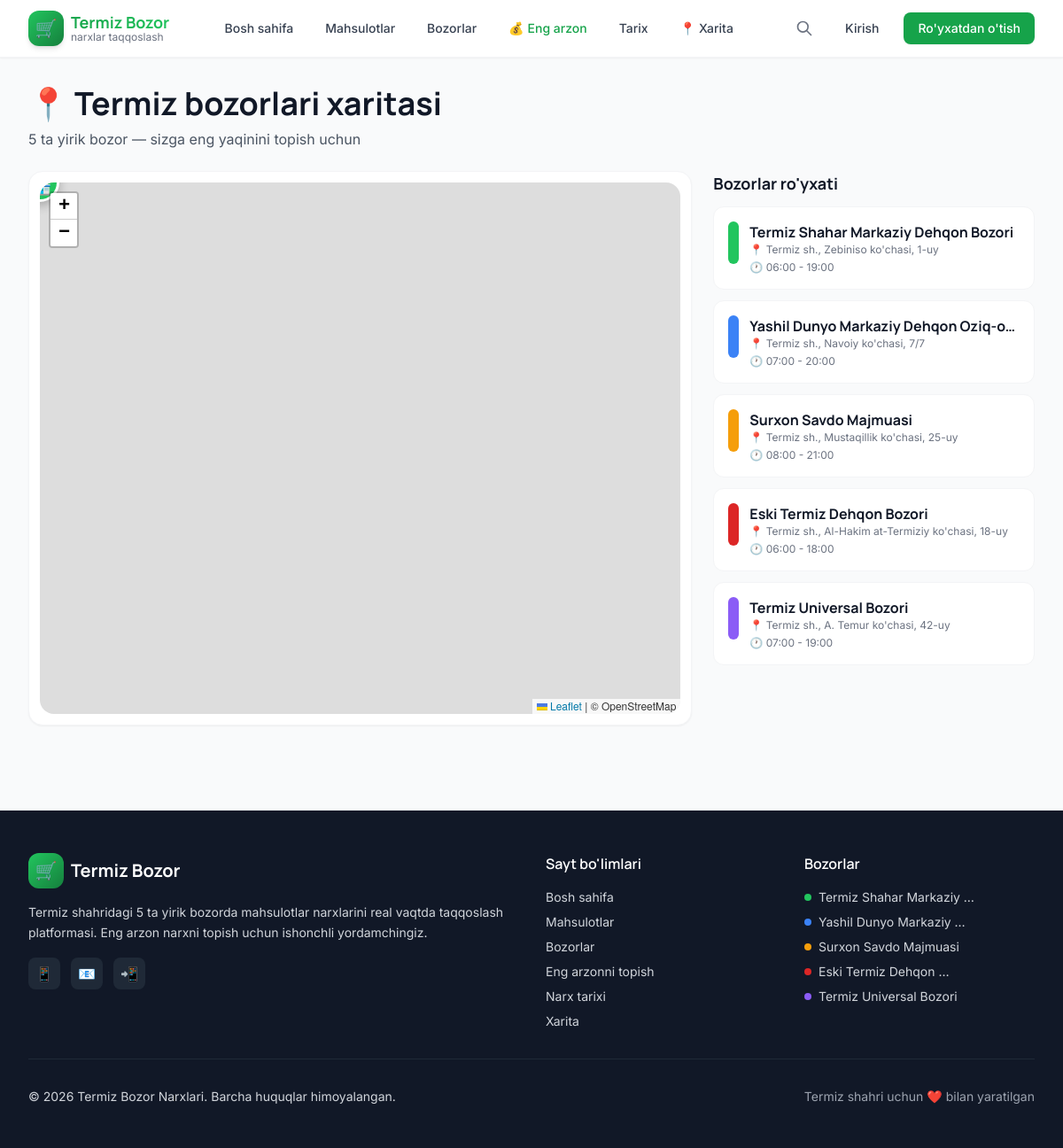
The app's page /bozorlar/xarita/ with its own data.
### apps/markets/models.py (models this page shows, shortened)
class Market(models.Model):
    name = models.CharField(max_length=200, verbose_name='Bozor nomi')
    slug = models.SlugField(max_length=220, unique=True, blank=True)
    address = models.CharField(max_length=300, verbose_name='Manzil')
    description = models.TextField(blank=True, verbose_name='Tavsif')
    latitude = models.DecimalField(
        max_digits=10, decimal_places=7,
        verbose_name='Kenglik (latitude)',
        help_text='Termiz uchun: 37.22 atrofida'
    )
    longitude = models.DecimalField(
        max_digits=10, decimal_places=7,
        verbose_name='Uzunlik (longitude)',
        help_text='Termiz uchun: 67.27 atrofida'
    )
    working_hours = models.CharField(
        max_length=100,
        default='06:00 - 19:00',
        verbose_name='Ish vaqti'
    )
    phone = models.CharField(max_length=30, blank=True, verbose_name='Telefon')
    image = models.ImageField(
        upload_to='markets/',
        blank=True, null=True,
        verbose_name='Bozor rasmi'
    )
    color = models.CharField(
        max_length=7,
        default='#22c55e',
        help_text='Hex rang kodi (masalan #22c55e)',
        verbose_name='Bozor rangi (taqqoslash uchun)'
    )
    is_active = models.BooleanField(default=True, verbose_name='Faol')
    order = models.IntegerField(default=0, verbose_name='Tartib')
    created_at = models.DateTimeField(auto_now_add=True)
    updated_at = models.DateTimeField(auto_now=True)
    class Meta:
        verbose_name = 'Bozor'
        verbose_name_plural = 'Bozorlar'
        ordering = ['order', 'name']
    def get_absolute_url(self):
        return reverse('markets:detail', kwargs={'slug': self.slug})

### apps/markets/views.py (the view)
# urls.py: path('xarita/', views.map_view, name='map'),
def map_view(request):
    markets = Market.objects.filter(is_active=True)
    return render(request, 'markets/map.html', {
        'markets': markets,
    })

### apps/core/context_processors.py (called while the page is built)
def global_context(request):
    return {
        'site_name': getattr(settings, 'SITE_NAME', 'Termiz Bozor'),
        'nav_categories': Category.objects.all()[:8],
        'nav_markets': Market.objects.filter(is_active=True),
    }

### templates/markets/map.html (shortened to what this page needs)
{% extends 'base.html' %}
{% block content %}
<div class="max-w-7xl mx-auto px-4 sm:px-6 lg:px-8 py-8">
    <div class="mb-6">
        <h1 class="font-display text-3xl md:text-4xl font-bold text-gray-900 mb-2">
            📍 Termiz bozorlari xaritasi
        </h1>
        <p class="text-gray-600">{{ markets.count }} ta yirik bozor — sizga eng yaqinini topish uchun</p>
    </div>
    <div class="grid grid-cols-1 lg:grid-cols-3 gap-6">
        <div class="lg:col-span-2">
            <div class="bg-white rounded-2xl shadow-sm border border-gray-100 p-3">
                <div id="main-map" style="height: 600px; border-radius: 1rem;"></div>
            </div>
        </div>
        <div class="space-y-3">
            <h3 class="font-bold text-lg text-gray-900 mb-3">Bozorlar ro'yxati</h3>
            {% for market in markets %}
                <a href="{{ market.get_absolute_url }}" data-lat="{{ market.latitude }}" data-lng="{{ market.longitude }}" data-name="{{ market.name }}"
                   class="market-item card-hover block bg-white rounded-xl p-4 border border-gray-100 hover:border-primary-300">
                    <div class="flex items-start gap-3">
                        <div class="w-3 h-12 rounded-full flex-shrink-0" style="background: {{ market.color }}"></div>
                        <div class="flex-1 min-w-0">
                            <h4 class="font-bold text-gray-900 truncate">{{ market.name }}</h4>
                            <p class="text-xs text-gray-500 truncate">📍 {{ market.address }}</p>
                            <p class="text-xs text-gray-500 mt-1">🕐 {{ market.working_hours }}</p>
                        </div>
                    </div>
                </a>
            {% endfor %}
        </div>
    </div>
</div>
{% endblock %}

### templates/partials/footer.html
<footer class="bg-gray-900 text-gray-300 mt-16">
    <div class="max-w-7xl mx-auto px-4 sm:px-6 lg:px-8 py-12">
        <div class="grid grid-cols-1 md:grid-cols-4 gap-8">
            <div class="md:col-span-2">
                <div class="flex items-center gap-2 mb-4">
                    <div class="w-10 h-10 bg-gradient-to-br from-primary-500 to-primary-700 rounded-xl flex items-center justify-center text-white text-xl font-bold">🛒</div>
                    <span class="font-display font-bold text-xl text-white">Termiz Bozor</span>
                </div>
                <p class="text-sm leading-relaxed mb-4">
                    Termiz shahridagi 5 ta yirik bozorda mahsulotlar narxlarini real vaqtda
                    taqqoslash platformasi. Eng arzon narxni topish uchun ishonchli yordamchingiz.
                </p>
                <div class="flex gap-3">
                    <a href="#" class="w-9 h-9 bg-gray-800 hover:bg-primary-600 rounded-lg flex items-center justify-center transition">📱</a>
                    <a href="#" class="w-9 h-9 bg-gray-800 hover:bg-primary-600 rounded-lg flex items-center justify-center transition">📧</a>
                    <a href="#" class="w-9 h-9 bg-gray-800 hover:bg-primary-600 rounded-lg flex items-center justify-center transition">📲</a>
                </div>
            </div>
            <div>
                <h4 class="text-white font-semibold mb-4">Sayt bo'limlari</h4>
                <ul class="space-y-2 text-sm">
                    <li><a href="{% url 'core:home' %}" class="hover:text-primary-400 transition">Bosh sahifa</a></li>
                    <li><a href="{% url 'products:list' %}" class="hover:text-primary-400 transition">Mahsulotlar</a></li>
                    <li><a href="{% url 'markets:list' %}" class="hover:text-primary-400 transition">Bozorlar</a></li>
                    <li><a href="{% url 'prices:cheapest' %}" class="hover:text-primary-400 transition">Eng arzonni topish</a></li>
                    <li><a href="{% url 'prices:history' %}" class="hover:text-primary-400 transition">Narx tarixi</a></li>
                    <li><a href="{% url 'markets:map' %}" class="hover:text-primary-400 transition">Xarita</a></li>
                </ul>
            </div>
            <div>
                <h4 class="text-white font-semibold mb-4">Bozorlar</h4>
                <ul class="space-y-2 text-sm">
                    {% for market in nav_markets %}
                        <li>
                            <a href="{{ market.get_absolute_url }}" class="hover:text-primary-400 transition flex items-center gap-2">
                                <span class="w-2 h-2 rounded-full" style="background: {{ market.color }}"></span>
                                {{ market.name|truncatewords:3 }}
                            </a>
                        </li>
                    {% endfor %}
                </ul>
            </div>
        </div>
        <hr class="my-8 border-gray-800">
        <div class="flex flex-col md:flex-row justify-between items-center gap-4 text-sm">
            <p>© 2026 {{ site_name }}. Barcha huquqlar himoyalangan.</p>
            <p class="text-gray-400">Termiz shahri uchun ❤️ bilan yaratilgan</p>
        </div>
    </div>
</footer>

### templates/base.html (style rules this page uses)
body { font-family: 'Inter', sans-serif; }
h1, h2, h3, h4 { font-family: 'Manrope', sans-serif; }
.card-hover { transition: all 0.2s ease; }

### records on screen
Market: name "Termiz Shahar Markaziy Dehqon Bozori", address "Termiz sh., Zebiniso ko'chasi, 1-uy", working_hours "06:00 - 19:00", name "Termiz Shahar Markaziy …"
Market: name "Yashil Dunyo Markaziy Dehqon Oziq-o…", address "Termiz sh., Navoiy ko'chasi, 7/7", working_hours "07:00 - 20:00", name "Yashil Dunyo Markaziy …"
Market: name "Surxon Savdo Majmuasi", address "Termiz sh., Mustaqillik ko'chasi, 25-uy", working_hours "08:00 - 21:00"
Market: name "Eski Termiz Dehqon Bozori", address "Termiz sh., Al-Hakim at-Termiziy ko'chasi, 18-uy", working_hours "06:00 - 18:00", name "Eski Termiz Dehqon …"
Market: name "Termiz Universal Bozori", address "Termiz sh., A. Temur ko'chasi, 42-uy", working_hours "07:00 - 19:00"

### other values on screen
{{ markets.count }} "5"
{{ site_name }} "Termiz Bozor Narxlari"
